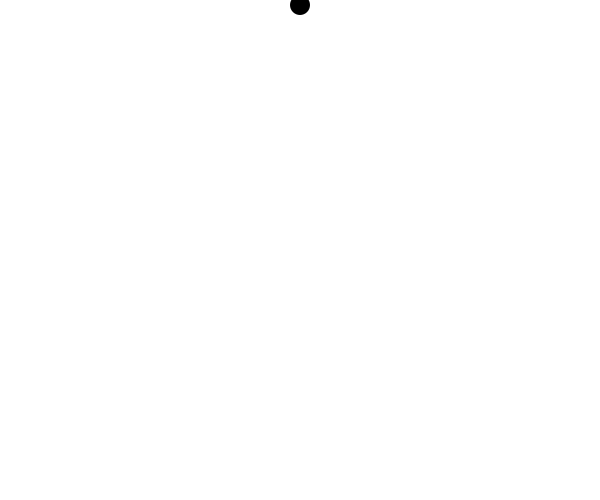
Frame 1 (no input)
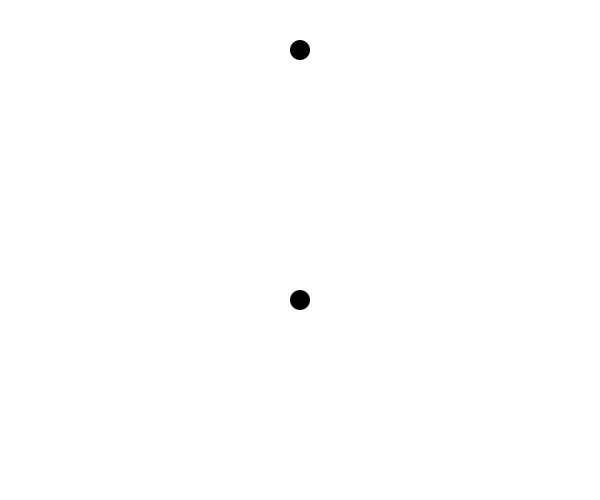
Frame 60 (the mouse pressed at the canvas centre just before this capture)
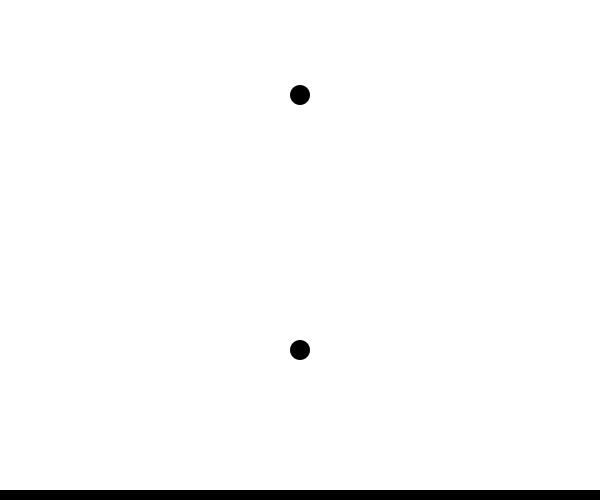
Frame 120 (the mouse held since frame 60 and released just before this capture)

The Processing sketch that drew these frames (run headless with seeded random() and noise(); from frame 60 on, the mouse is pressed at the canvas centre):

// Processing sketch: processing_121182
// ── processing_121182.pde

//////////////////////////////////////////////////////////////////
//////////** LA GOUTE D'EAU QUI FAIT DÃ�BORDER LE VASE**///////////
//////////////////////////   PAR   ///////////////////////////////
///////////////////*-= MARIE-NOÃ�L VANASSE=-* ///////////////////

//#1 DÃ©claration des variables changeantes//
 
  int Xboule1 = 300;  // coordonnÃ©e x goute 1--> nombre entier qui dÃ©termine la position de la goute 1, soit au milieu de l'Ã©cran  
 int Yboule1 = 0; //coordonnÃ©e y boule 1-------> nombre entier qui dÃ©termine la position initiale de la goute 1
 int Xboule2 = 300; // coordonnÃ©e x boule 2----> nombre entier qui dÃ©termine la position de la goute 2, soit au milieu de l'Ã©cran
 int Yboule2 = -250; // coordonnÃ©e y boule 2---> nombre entier qui dÃ©termine le dÃ©calage entre la goute 1 et 2.
 int Yrect   = 500; // coordonnÃ©e y du rectangle-> nombre qui dÃ©termine la position initiale du rectangle. Hors champs au bas de l'Ã©cran.
 
 //#2 DÃ©claration des variables de couleurs changeantes
 
 /* Variables dÃ©cimales RVB du background pour implanter 
 plus tard une fonction alÃ©atoire des couleurs.*/
 float rougeBG = 255; // couleur rouge du background. Initialise en blanc
 float vertBG = 255; // couleur verte du background. Initialise en blanc
 float bleuBG = 255; // couleur bleu du background. Initialise en blanc
 
 /*Variables dÃ©cimales RVB pour implanter des changements
 de couleurs aux formes de l'animation*/
 float rougeG = 0;
 float vertG = 0;
 float bleuG = 0;
 
 
 // Animation "La goute qui fait dÃ©border le vase"
void setup(){
  size(600,500); // dÃ©termine la grandeur de la fenÃªtre
  smooth(); // adoucit les dessins 
  
   
 }

// Espace actif de l'animation
void draw() {
background( rougeBG , vertBG , bleuBG ); // variables des couleurs RVB du fond d'Ã©cran

// dessin du rectangle
fill(rougeG , vertG, bleuG ); // variables des couleurs RVB
noStroke(); // pas de ligne contour (dÃ©clarÃ© une seule fois pour tous les dessins
rect(0,Yrect, 600,500);// dessine un rectangle qui aura la grandeur de l'Ã©cran entier, mais nous ne le voyons pas initialement.

 // animation goute 1
  
 Yboule1 = Yboule1+5 ; // bouge la goute sur l'axe des y de 5 pixels Ã  chaque lecture
fill( rougeG , vertG , bleuG ); // couleur de la goute avec les variables reliÃ©es
ellipse(Xboule1, Yboule1, 20,20);// dessine une ellipse de 20 pixels avec les variables prÃ©-Ã©tablies

 
 // animation goute 2
 
 Yboule2 = Yboule2+5 ; // bouge la goute sur l'axe des y de 5 pixels Ã  chaque lecture
fill( rougeG , vertG , bleuG );// couleur de la goute avec les variables reliÃ©es
ellipse(Xboule2, Yboule2, 20,20);// dessine une ellipse de 20 pixels avec les variables prÃ©-Ã©tablies


/* Ã� chaque fois qu'une goute touche au rectangle, 
celui-ci augmente sa position */

// condition de la goute 1

if (Yboule1 > Yrect){// si la coordonnÃ©e y de la goute #1 dÃ©passe la coordonnÃ© y du rectangle
Yboule1=0;// la goute #1 revient Ã  son point de dÃ©part
Yrect= Yrect-10;// le rectangle descend sa position sur l'axe des y de 10 pixels
}

// condition de la goute 2
if (Yboule2 > Yrect){ // si la coordonnÃ©e y de la goute #1 dÃ©passe la coordonnÃ© y du rectangle
Yboule2= 0;// la goute #1 revient Ã  son point de dÃ©part
Yrect= Yrect-10;// le rectangle descend sa position sur l'axe des y de 10 pixels

}
// condition du rectangle

if( Yrect <= 0){ // Si le rectangle atteind le haut de l'Ã©cran
  
Yrect =500; // le rectangle retourne Ã  son point de dÃ©part
Yboule1 = 0;// la goute 1 retourne Ã  son point de dÃ©part
Yboule2= -250;// la goute 2 retourne Ã  son point de dÃ©part

// si le rectangle atteind le haut de l'Ã©cran le fond d'Ã©cran correspondera Ã  la couleur du rectangle
 rougeBG = rougeG; // la variable Rouge du background correspond Ã  celle des goutes et du rectangle
 vertBG = vertG;// la variable Verte du background correspond Ã  celle des goutes et du rectangle
 bleuBG = bleuG; // la variable Bleue du background correspond Ã  celle des goutes et du rectangle
 
 // si le rectangle atteind le haut de l'Ã©cran, une nouvelle couleur est alÃ©atoirement choisie
 rougeG = random(255); // la variable de la couleur rouge change alÃ©atoirement 
 vertG = random(255); // la variables de la couleur verte change alÃ©atoirement
 bleuG = random(255);// la variable de la couleur bleue change alÃ©atoirement
}




  }// fin de la mÃ©thode Draw
  
  //MERCI :o)
